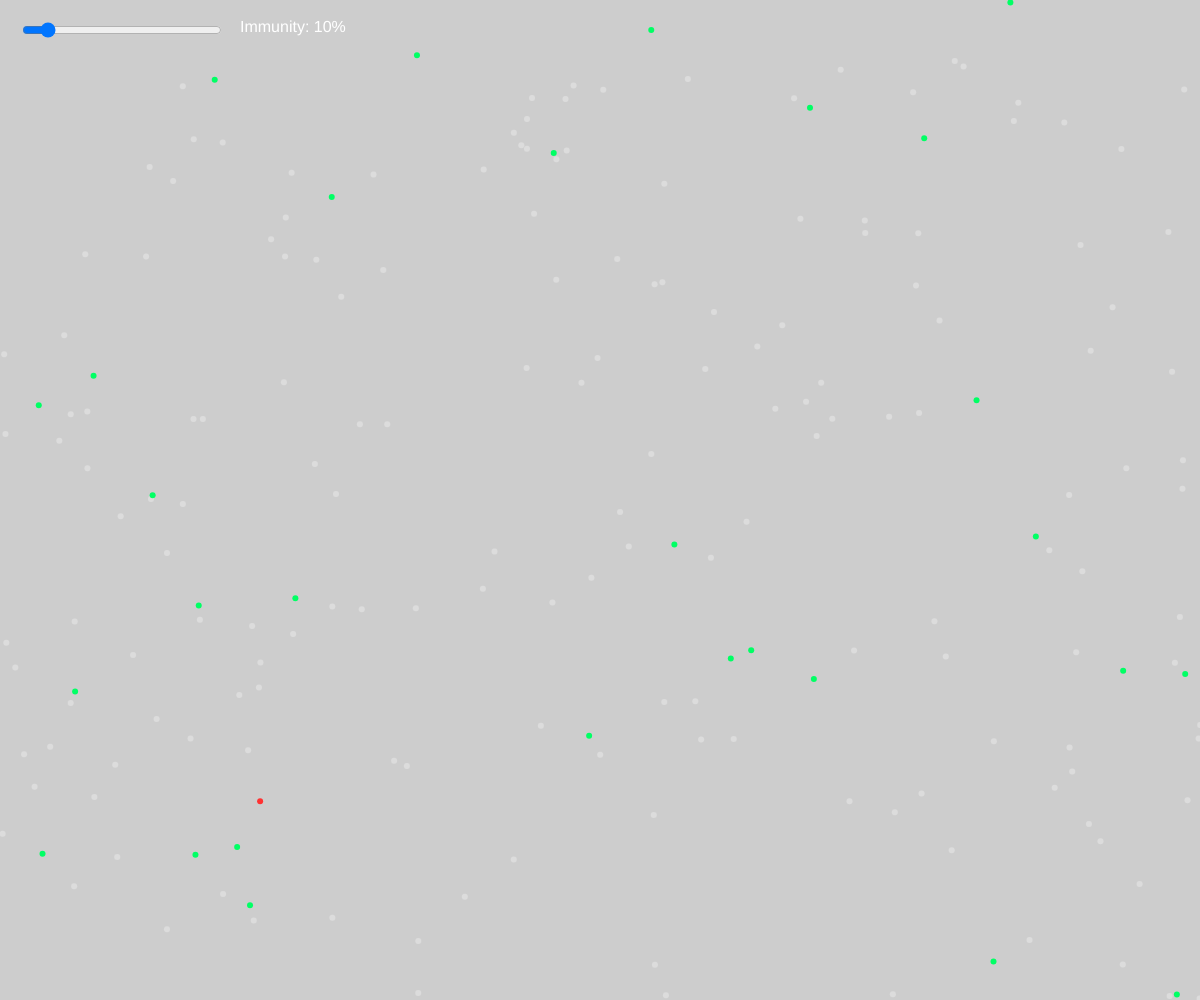
Frame 1 (no input)
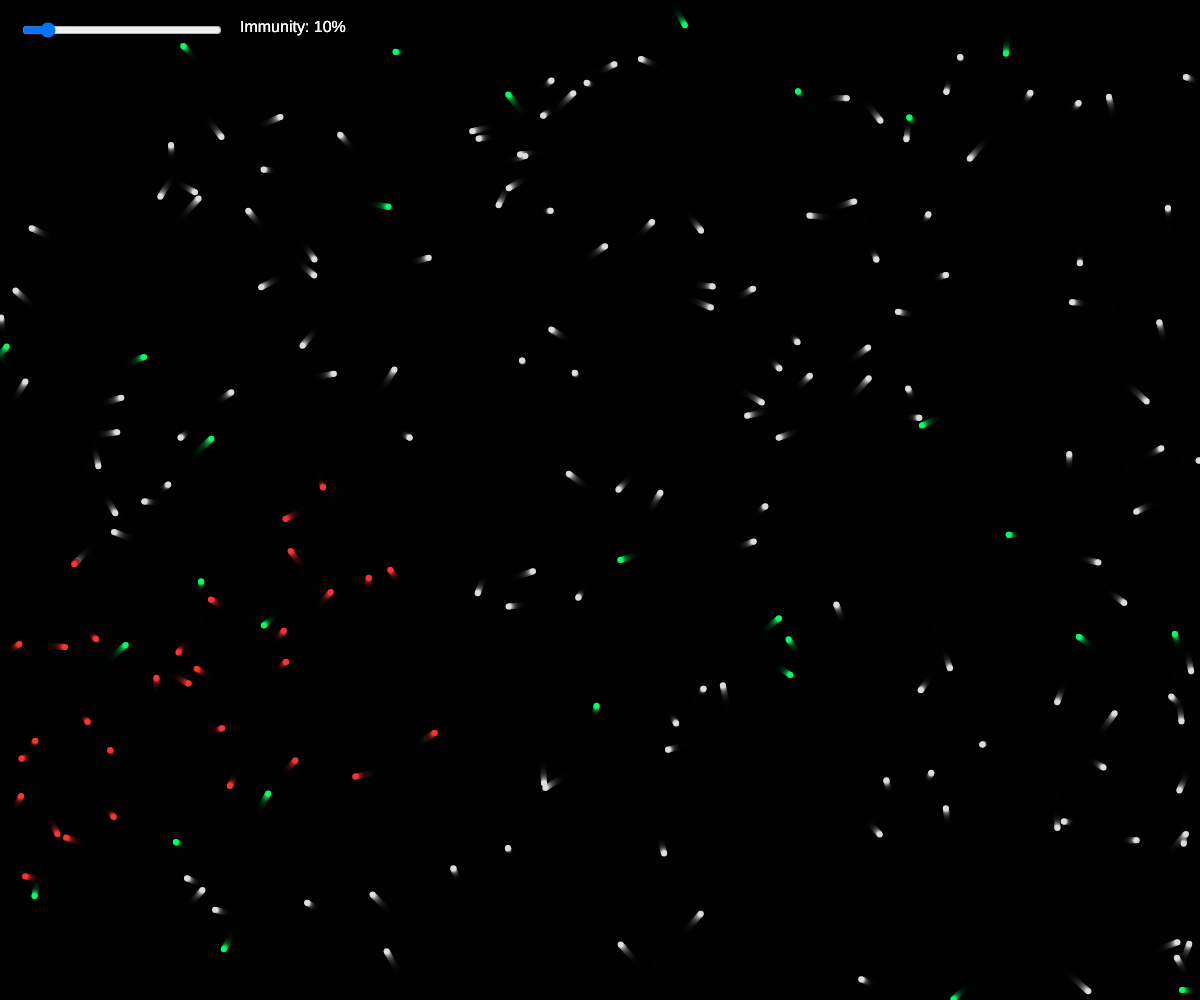
Frame 60 (no input)
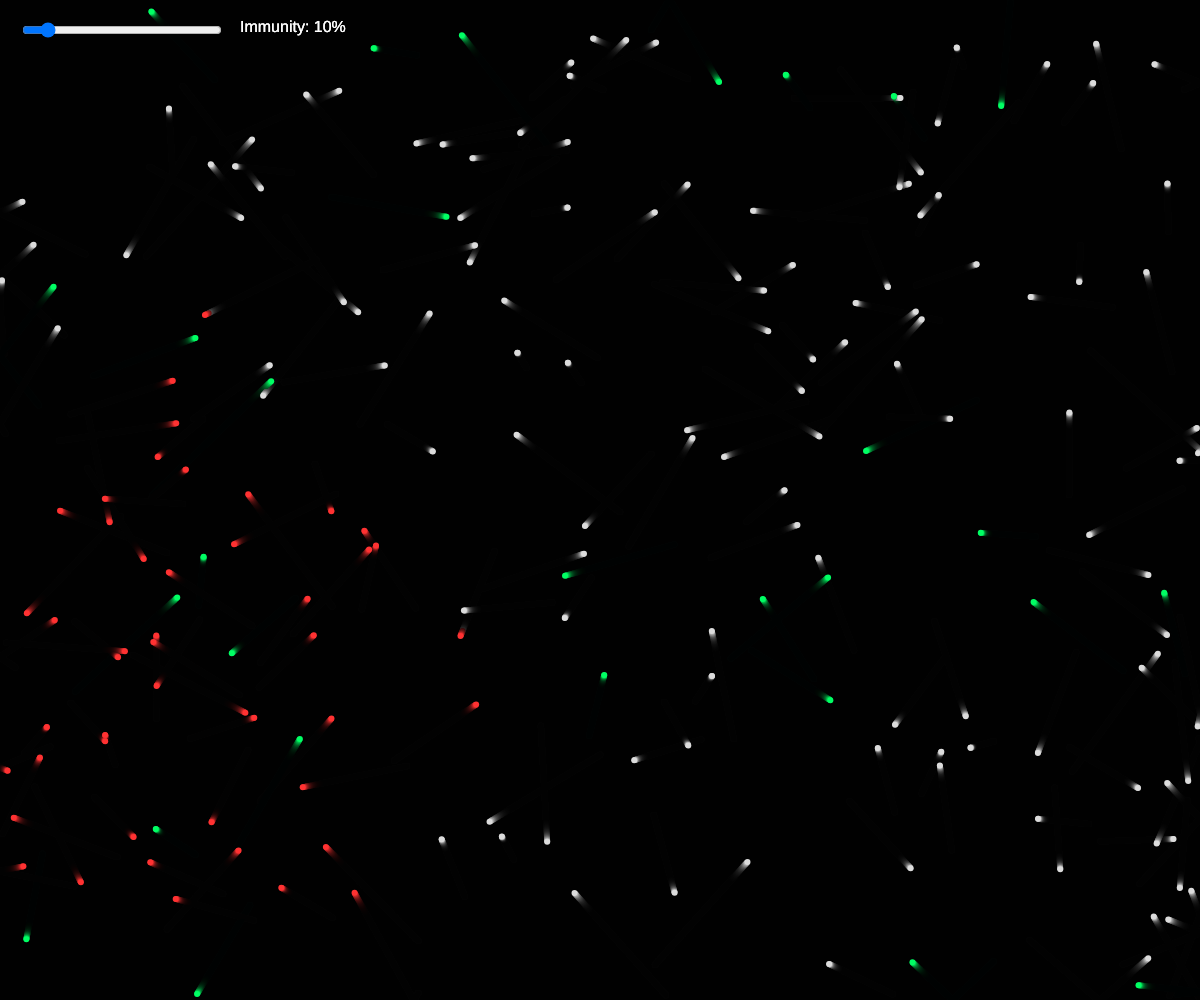
Frame 120 (the mouse pressed at the canvas centre since frame 60)

The p5.js sketch that drew these frames (run headless with seeded random() and noise() and a simulated clock; from frame 60 on, the mouse is pressed at the canvas centre):

// p5.js sketch
// ── sketch.js
let people = [];
let immunitySlider;
let population = 200;
let infectionRadius = 80;
let infectionChance = 0.3;
let recoveryTime = 2000; // frames (~10s)
let immunityRate = 0.1; // 30%

function setup() {
  createCanvas(windowWidth, windowHeight);
  noStroke();

  immunitySlider = createSlider(0, 100, immunityRate * 100, 1);
  immunitySlider.position(20, 20);
  immunitySlider.style('width', '200px');

  resetSimulation();
}

function resetSimulation() {
  people = [];
  immunityRate = immunitySlider.value() / 100;

  for (let i = 0; i < population; i++) {
    let state = "susceptible";
    if (random() < immunityRate) state = "immune";
    people.push({
      x: random(width),
      y: random(height),
      vx: random(-1, 1),
      vy: random(-1, 1),
      state,
      timer: 0
    });
  }

  // Infect one random person
  let infected = random(people);
  if (infected.state === "susceptible") infected.state = "infected";
}

function draw() {
  background(0, 0, 0, 50);

  immunityRate = immunitySlider.value() / 100;
  fill(255);
  textSize(16);
  textAlign(LEFT, TOP);
  text(`Immunity: ${immunitySlider.value()}%`, 240, 20);

  for (let p of people) {
    p.x += p.vx;
    p.y += p.vy;
    if (p.x < 0 || p.x > width) p.vx *= -1;
    if (p.y < 0 || p.y > height) p.vy *= -1;

    // infection spread
    if (p.state === "infected") {
      for (let other of people) {
        if (other.state === "susceptible") {
          let d = dist(p.x, p.y, other.x, other.y);
          if (d < infectionRadius && random() < infectionChance) {
            other.state = "infected";
          }
        }
      }
      p.timer++;
      if (p.timer > recoveryTime) {
        p.state = "immune";
      }
    }

    // draw
    if (p.state === "infected") fill(255, 50, 50);
    else if (p.state === "immune") fill(0, 255, 100);
    else fill(220);
    circle(p.x, p.y, 6);
  }

  // Auto reset when infection ends
  let infectedCount = people.filter(p => p.state === "infected").length;
  if (infectedCount === 0) {
    fill(255);
    textSize(20);
    textAlign(CENTER, CENTER);
    text("Simulation ended — adjust immunity to restart", width / 2, height / 2);
    if (frameCount % 120 === 0) resetSimulation();
  }
}

function windowResized() {
  resizeCanvas(windowWidth, windowHeight);
}
